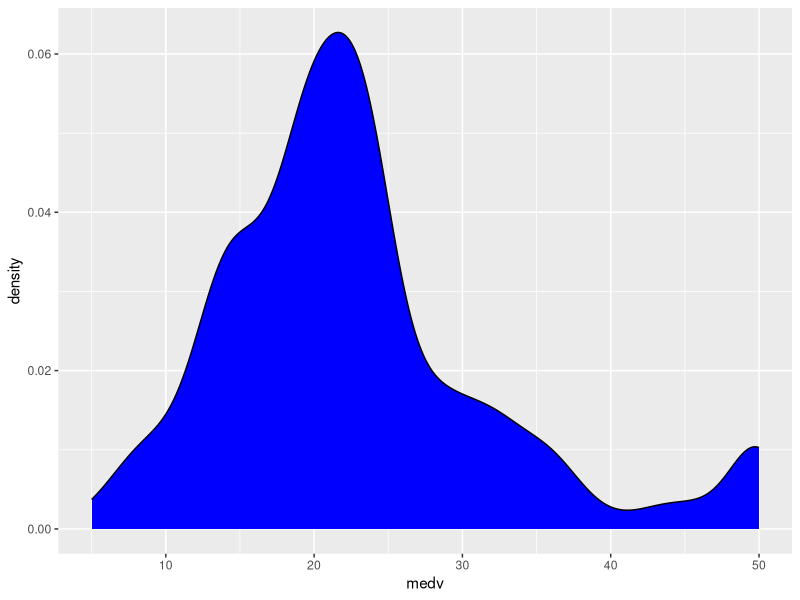
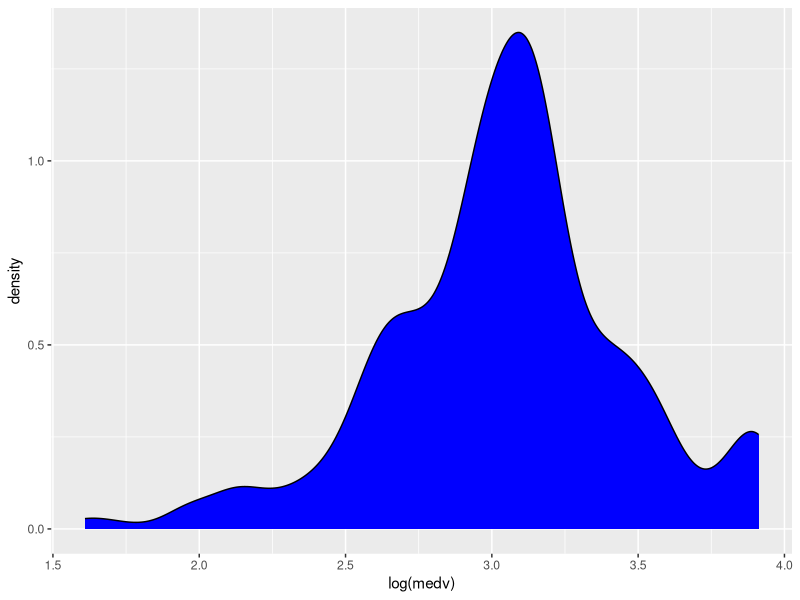
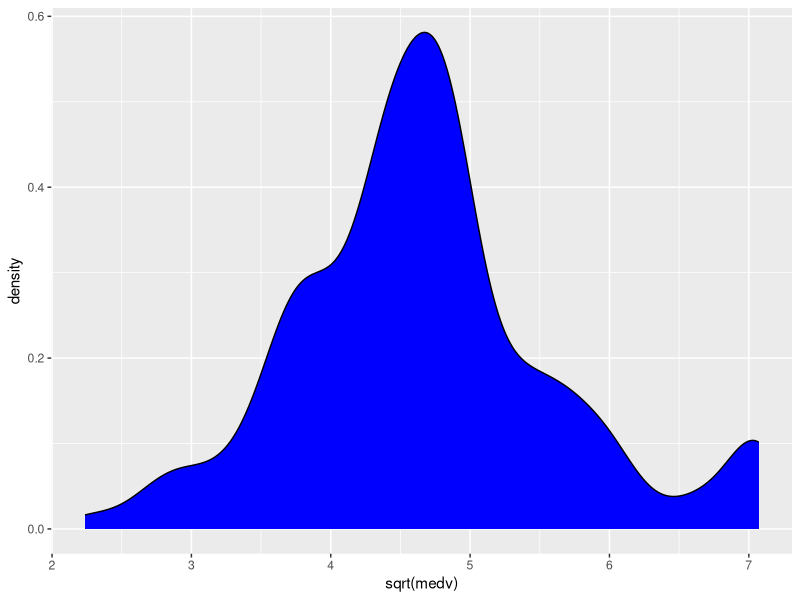
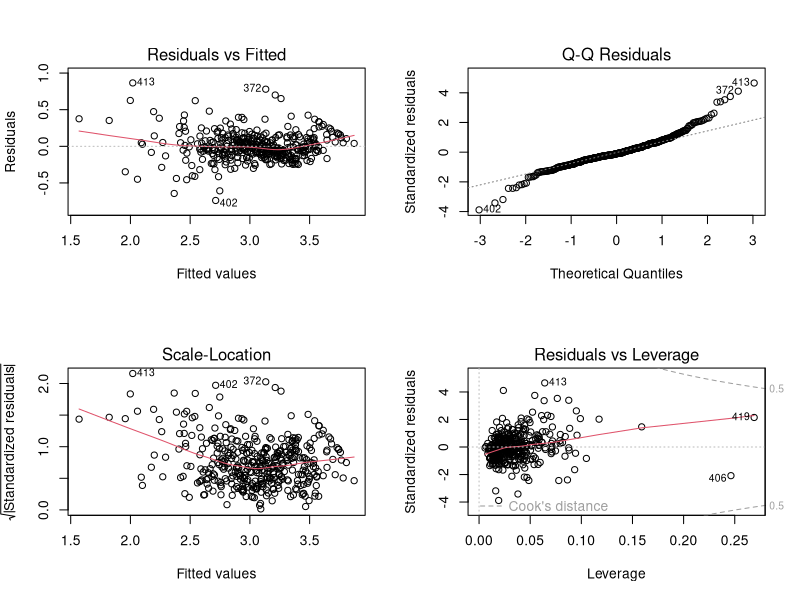

The R script that drew these images, in order:
library(MASS)
library(ggplot2)
attach(Boston)
names(Boston)

#Split train-test data by 80-20
set.seed(1)
row.number <- sample(1:nrow(Boston), 0.8 * nrow(Boston))
train <- Boston[row.number,]
test <- Boston[-row.number,]

#Explore the dependent variables
ggplot(train, aes(medv)) +
  geom_density(fill = "blue")
ggplot(train, aes(log(medv))) + 
  geom_density(fill = "blue")
ggplot(train, aes(sqrt(medv))) +
  geom_density(fill = "blue")

#Building Model1 with all the variables
model1 <- lm(log(medv) ~ ., data = train)
summary(model1)

par(mfrow = c(2,2))
plot(model1)